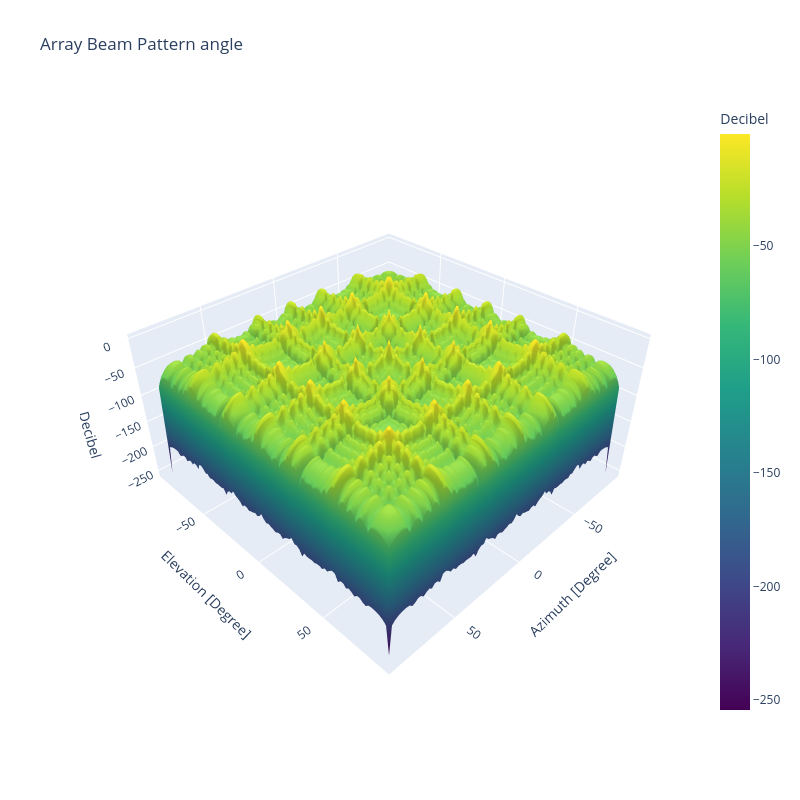

Notebook code for this chart:
### Markdown cell above
#### Array Factor At Above Operational Frequency

### Code cell
arr.plot.beam(
    DirectionDomain.ANGLE,
    PhaseUnit.DEGREE,
    AmplitudeDomain.AntennaFactor,
    AmplitudeUnit.DECIBEL,
    FigureType.SURFACE,
    Frequency(5, FrequencyUnit.GIGAHERTZ),
)
